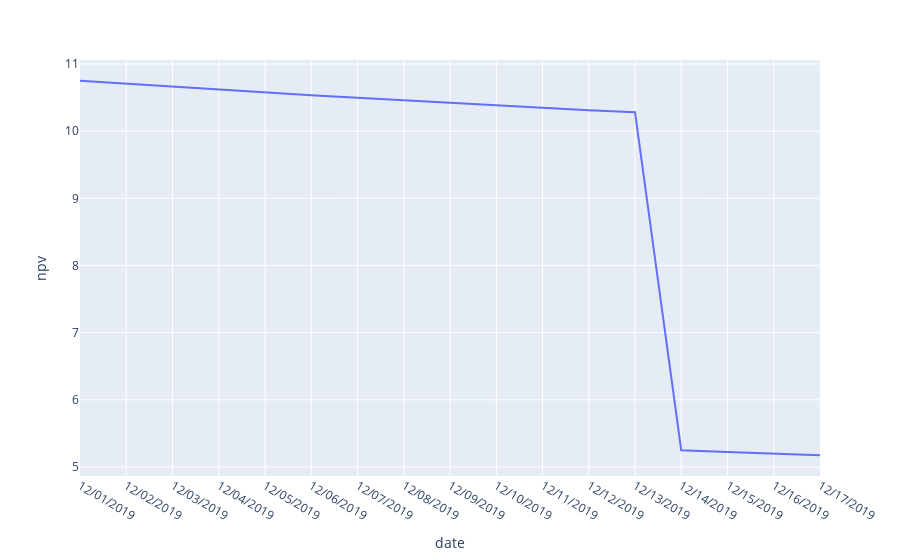

Source (notebook cell):
### Code cell
# plotting
df_plot = pandas.DataFrame({'date': dates, 'npv': npvs})
fig = px.line(df_plot, x='date', y='npv')
fig.show()

### Figure 1 — Plotly figure (JSON) as saved in the notebook; plotly's stock layout.template omitted (floating-point values rounded to 4 significant figures)
{"data": [{"hoverlabel": {"namelength": 0}, "hovertemplate": "date=%{x}<br>npv=%{y}", "legendgroup": "", "line": {"color": "#636efa", "dash": "solid"}, "mode": "lines", "name": "", "showlegend": false, "type": "scatter", "x": ["12/01/2019", "12/02/2019", "12/03/2019", "12/04/2019", "12/05/2019", "12/06/2019", "12/07/2019", "12/08/2019", "12/09/2019", "12/10/2019", "12/11/2019", "12/12/2019", "12/13/2019", "12/14/2019", "12/15/2019", "12/16/2019", "12/17/2019"], "xaxis": "x", "y": [10.75, 10.7, 10.66, 10.62, 10.57, 10.53, 10.5, 10.46, 10.42, 10.38, 10.35, 10.31, 10.28, 5.249, 5.225, 5.199, 5.176], "yaxis": "y"}], "layout": {"legend": {"tracegroupgap": 0}, "margin": {"t": 60}, "xaxis": {"anchor": "y", "domain": [0, 1], "title": {"text": "date"}}, "yaxis": {"anchor": "x", "domain": [0, 1], "title": {"text": "npv"}}}}
